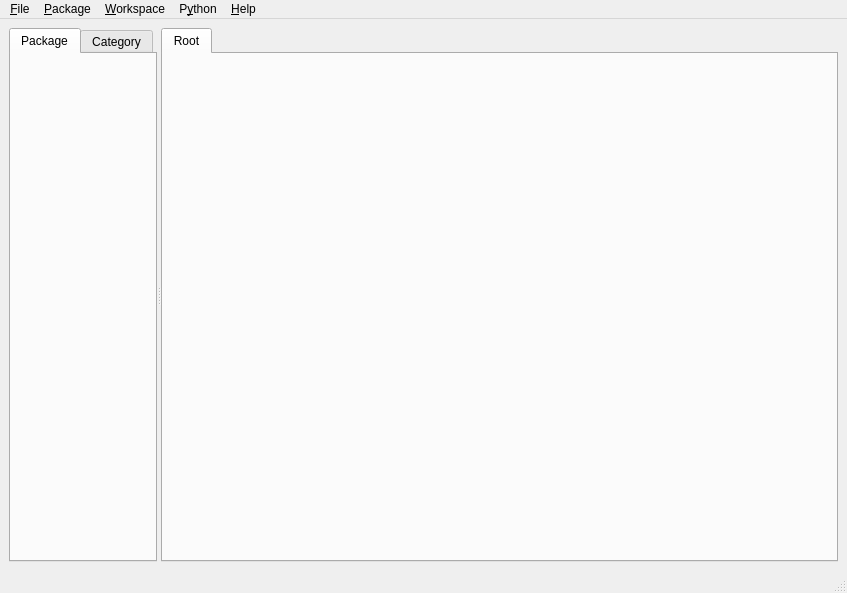
<ui version="4.0" >
 <class>MainWindow</class>
 <widget class="QMainWindow" name="MainWindow" >
  <property name="geometry" >
   <rect>
    <x>0</x>
    <y>0</y>
    <width>847</width>
    <height>593</height>
   </rect>
  </property>
  <property name="windowTitle" >
   <string>VisuAlea</string>
  </property>
  <widget class="QWidget" name="centralwidget" >
   <layout class="QHBoxLayout" >
    <property name="margin" >
     <number>9</number>
    </property>
    <property name="spacing" >
     <number>6</number>
    </property>
    <item>
     <widget class="QSplitter" name="splitter_2" >
      <property name="orientation" >
       <enum>Qt::Horizontal</enum>
      </property>
      <widget class="QTabWidget" name="tabPackager" >
       <property name="currentIndex" >
        <number>0</number>
       </property>
       <widget class="QWidget" name="packageview" >
        <property name="sizePolicy" >
         <sizepolicy>
          <hsizetype>3</hsizetype>
          <vsizetype>5</vsizetype>
          <horstretch>0</horstretch>
          <verstretch>0</verstretch>
         </sizepolicy>
        </property>
        <attribute name="title" >
         <string>Package</string>
        </attribute>
        <layout class="QVBoxLayout" >
         <property name="margin" >
          <number>9</number>
         </property>
         <property name="spacing" >
          <number>6</number>
         </property>
        </layout>
       </widget>
       <widget class="QWidget" name="categoryview" >
        <attribute name="title" >
         <string>Category</string>
        </attribute>
        <layout class="QVBoxLayout" >
         <property name="margin" >
          <number>9</number>
         </property>
         <property name="spacing" >
          <number>6</number>
         </property>
        </layout>
       </widget>
      </widget>
      <widget class="QSplitter" name="splitter" >
       <property name="sizePolicy" >
        <sizepolicy>
         <hsizetype>7</hsizetype>
         <vsizetype>7</vsizetype>
         <horstretch>10</horstretch>
         <verstretch>0</verstretch>
        </sizepolicy>
       </property>
       <property name="orientation" >
        <enum>Qt::Vertical</enum>
       </property>
       <widget class="QTabWidget" name="tabWorkspace" >
        <property name="sizePolicy" >
         <sizepolicy>
          <hsizetype>7</hsizetype>
          <vsizetype>7</vsizetype>
          <horstretch>4</horstretch>
          <verstretch>3</verstretch>
         </sizepolicy>
        </property>
        <property name="currentIndex" >
         <number>0</number>
        </property>
        <widget class="QWidget" name="workspace1" >
         <attribute name="title" >
          <string>Root</string>
         </attribute>
         <layout class="QVBoxLayout" >
          <property name="margin" >
           <number>9</number>
          </property>
          <property name="spacing" >
           <number>6</number>
          </property>
         </layout>
        </widget>
       </widget>
      </widget>
     </widget>
    </item>
   </layout>
  </widget>
  <widget class="QMenuBar" name="menubar" >
   <property name="geometry" >
    <rect>
     <x>0</x>
     <y>0</y>
     <width>847</width>
     <height>25</height>
    </rect>
   </property>
   <widget class="QMenu" name="menu_Python" >
    <property name="title" >
     <string>P&amp;ython</string>
    </property>
   </widget>
   <widget class="QMenu" name="menu_Package" >
    <property name="title" >
     <string>&amp;Package</string>
    </property>
    <widget class="QMenu" name="menu_Wralea_2" >
     <property name="title" >
      <string>&amp;Component</string>
     </property>
     <addaction name="action_Add_File" />
     <addaction name="action_Auto_Search" />
    </widget>
    <addaction name="menu_Wralea_2" />
    <addaction name="separator" />
    <addaction name="action_New_Package" />
    <addaction name="action_Remove_Package" />
    <addaction name="separator" />
    <addaction name="action_New_Network" />
   </widget>
   <widget class="QMenu" name="menu_File" >
    <property name="title" >
     <string>&amp;File</string>
    </property>
    <addaction name="action_New_Project" />
    <addaction name="action_Open_Project" />
    <addaction name="action_Save_Project" />
    <addaction name="actionSave_as" />
    <addaction name="separator" />
    <addaction name="action_Quit" />
   </widget>
   <widget class="QMenu" name="menu_Workspace" >
    <property name="title" >
     <string>&amp;Workspace</string>
    </property>
    <addaction name="action_Close_current_workspace" />
    <addaction name="separator" />
    <addaction name="action_Run" />
   </widget>
   <widget class="QMenu" name="menu_Help" >
    <property name="title" >
     <string>&amp;Help</string>
    </property>
    <addaction name="action_Help" />
    <addaction name="separator" />
    <addaction name="action_About" />
    <addaction name="actionOpenAlea_Web" />
   </widget>
   <addaction name="menu_File" />
   <addaction name="menu_Package" />
   <addaction name="menu_Workspace" />
   <addaction name="menu_Python" />
   <addaction name="menu_Help" />
  </widget>
  <widget class="QStatusBar" name="statusbar" />
  <action name="action_About" >
   <property name="text" >
    <string>&amp;About</string>
   </property>
  </action>
  <action name="action_Help" >
   <property name="text" >
    <string>&amp;Help</string>
   </property>
   <property name="shortcut" >
    <string>F1</string>
   </property>
  </action>
  <action name="action_New_Project" >
   <property name="text" >
    <string>&amp;New Project</string>
   </property>
   <property name="shortcut" >
    <string>Ctrl+N</string>
   </property>
  </action>
  <action name="action_Open_Project" >
   <property name="text" >
    <string>&amp;Open Project</string>
   </property>
   <property name="shortcut" >
    <string>Ctrl+O</string>
   </property>
  </action>
  <action name="action_Save_Project" >
   <property name="text" >
    <string>&amp;Save Project</string>
   </property>
   <property name="shortcut" >
    <string>Ctrl+S</string>
   </property>
  </action>
  <action name="actionSave_as" >
   <property name="text" >
    <string>Save Project &amp;as</string>
   </property>
  </action>
  <action name="action_Quit" >
   <property name="text" >
    <string>&amp;Quit</string>
   </property>
   <property name="shortcut" >
    <string>Ctrl+Q</string>
   </property>
  </action>
  <action name="action_Find" >
   <property name="text" >
    <string>&amp;Find</string>
   </property>
  </action>
  <action name="action_New_Package" >
   <property name="text" >
    <string>&amp;Create Package</string>
   </property>
   <property name="shortcut" >
    <string>Ctrl+N</string>
   </property>
  </action>
  <action name="action_Remove_Package" >
   <property name="text" >
    <string>&amp;Remove Package</string>
   </property>
   <property name="shortcut" >
    <string/>
   </property>
  </action>
  <action name="actionSystem_Search" >
   <property name="text" >
    <string>System &amp;Search</string>
   </property>
  </action>
  <action name="action_Add_File" >
   <property name="text" >
    <string>&amp;Add File</string>
   </property>
  </action>
  <action name="action_Auto_Search" >
   <property name="text" >
    <string>Auto &amp;Search</string>
   </property>
  </action>
  <action name="action_Close_current_workspace" >
   <property name="text" >
    <string>&amp;Close workspace</string>
   </property>
  </action>
  <action name="action_Run" >
   <property name="text" >
    <string>&amp;Run </string>
   </property>
   <property name="shortcut" >
    <string>Ctrl+R</string>
   </property>
  </action>
  <action name="action_New_Network" >
   <property name="text" >
    <string>&amp;New Network</string>
   </property>
  </action>
  <action name="actionOpenAlea_Web" >
   <property name="text" >
    <string>OpenAlea Web</string>
   </property>
  </action>
 </widget>
 <resources/>
 <connections/>
</ui>
